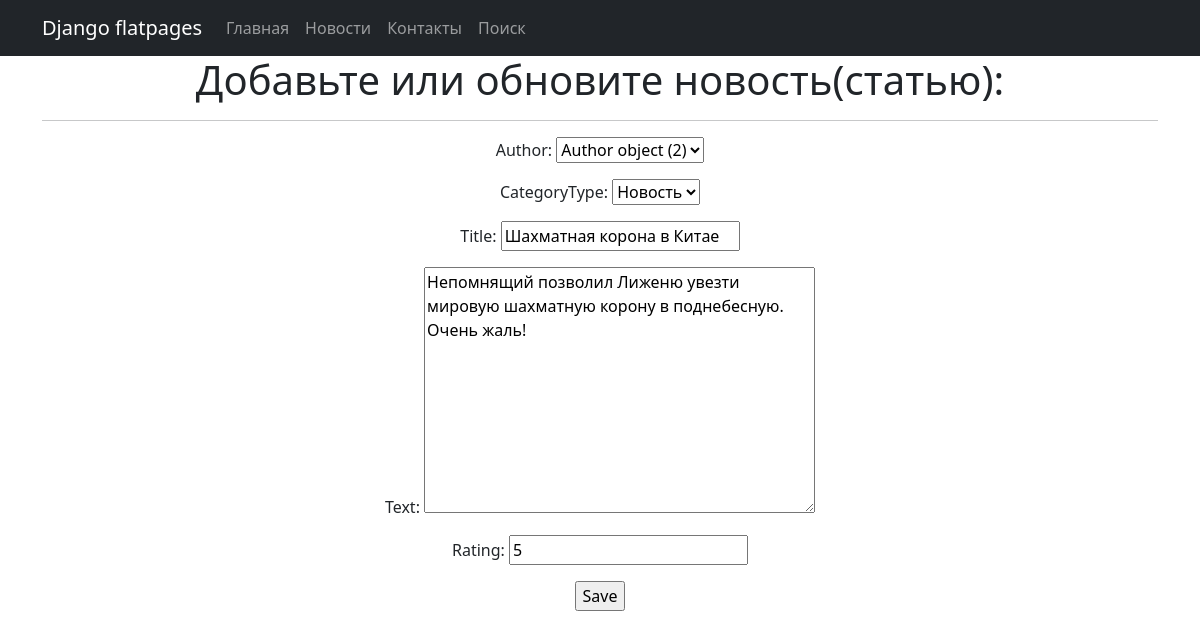
Screenshot of /news/1/update/ (signed in) with the database file from the repository.
### news/models.py (models this page shows, shortened)
class Post(models.Model):
    author = models.ForeignKey(Author, on_delete=models.CASCADE)
    NEWS = 'NW'
    ARTICLE = 'AR'
    CATEGORY_CHOICES = (
        (NEWS, 'Новость'),
        (ARTICLE, 'Статья')
    )
    categoryType = models.CharField(max_length=2, choices=CATEGORY_CHOICES, default=ARTICLE)
    dateCreation = models.DateTimeField(auto_now_add=True)
    postCategory = models.ManyToManyField(Category, through='PostCategory')
    title = models.CharField(max_length=128)
    text = models.TextField()
    rating = models.SmallIntegerField(default=0)

### news/views.py (the view)
# urls.py: path('<int:pk>/update/', PostUpdate.as_view(), name='post_update'),
class PostUpdate(PermissionRequiredMixin, UpdateView):
    permission_required = ('news.post_update',)
    form_class = PostForm
    model = Post
    template_name = 'post_edit.html'

### news/forms.py
class PostForm(forms.ModelForm):
    class Meta:
        model = Post
        fields = [
            'author',
            'categoryType',
            'title',
            'text',
            'rating']

### templates/post_edit.html (shortened to what this page needs)
{% extends 'flatpages/default.html' %}
{% block content %}
<h1>Добавьте или обновите новость(статью):</h1>
<hr>
<form action="" method="post">
    {{ form.as_p }}
    <input type="submit" value="Save" />
</form>
{% endblock content %}

### rows the page displays
Post: author "Author object (2)", categoryType "Новость", title "Шахматная корона в Китае", text "Непомнящий позволил Лиженю увезти мировую шахматную корону в поднебесную. Очень жаль!", rating "5"
